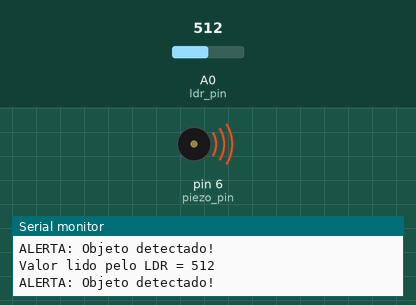
Recording of a sketch running on a simulated Arduino Uno, built with avr-gcc and run on an emulated ATmega328P. Parts: buzzer (waves = sounding), the last lines printed to the serial monitor. The test bench sets the inputs (shaded band); at power-on: A0 (ldr_pin) = 512.

Above: at 1.2 s.
1.3 s: A0 (ldr_pin) set to 940
2.8 s: A0 (ldr_pin) set to 967
At 3.5 s:
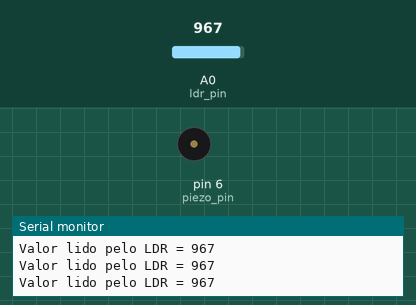
4.3 s: A0 (ldr_pin) set to 900
At 5.0 s:
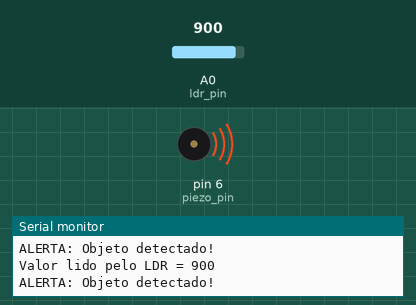
5.8 s: A0 (ldr_pin) set to 960
At 6.5 s:
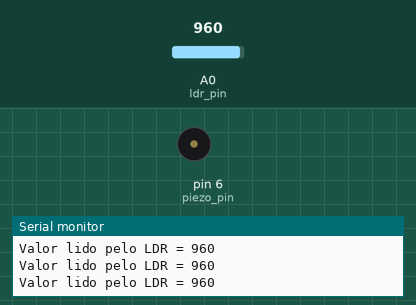
Timing chart, 0 to 8.3 s (numbered marks = the images above; inputs shaded):
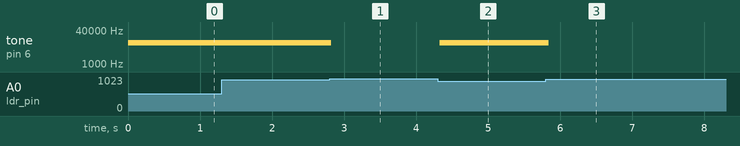

Measured:
- the behaviour switches between 949 and 950 on A0 (ldr_pin) (found by bisection; images 0 and 1)
- after the input at 2.8 s, tone on pin 6 (piezo_pin): 10000 Hz → silent at once
- after the input at 4.3 s, tone on pin 6 (piezo_pin): silent → 10000 Hz at once
- after the input at 5.8 s, tone on pin 6 (piezo_pin): 10000 Hz → silent at once

The sketch:

sensor_luminosidade.ino
```cpp
int ldr_pin = A0;
int piezo_pin = 6;
int valorldr = 0;

int limite = 950; // Sensibilidade do sensor

void setup() {
  pinMode(ldr_pin, INPUT);
  pinMode(piezo_pin, OUTPUT);
  Serial.begin(9600);
}

void loop() {
  valorldr = analogRead(ldr_pin);

  Serial.print("Valor lido pelo LDR = ");
  Serial.println(valorldr);

  // Se o laser for interrompido
  if (valorldr < limite) {
    tone(piezo_pin, 10000); // Apita a 1000 Hz
    Serial.println("ALERTA: Objeto detectado!");
  }
  else {
    noTone(piezo_pin); // Desliga o Piezo
  }

  delay(100);
}
```
